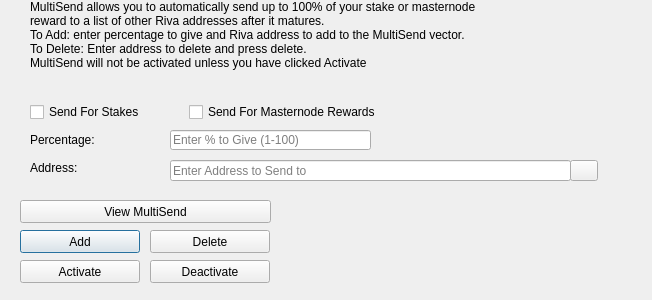
<?xml version="1.0" encoding="UTF-8"?>
<ui version="4.0">
 <class>MultiSendDialog</class>
 <widget class="QDialog" name="MultiSendDialog">
  <property name="windowModality">
   <enum>Qt::NonModal</enum>
  </property>
  <property name="geometry">
   <rect>
    <x>0</x>
    <y>0</y>
    <width>652</width>
    <height>300</height>
   </rect>
  </property>
  <property name="windowTitle">
   <string>MultiSend</string>
  </property>
  <widget class="QLineEdit" name="multiSendPercentEdit">
   <property name="geometry">
    <rect>
     <x>170</x>
     <y>130</y>
     <width>201</width>
     <height>20</height>
    </rect>
   </property>
   <property name="toolTip">
    <string>Enter whole numbers 1 - 100</string>
   </property>
   <property name="placeholderText">
    <string>Enter % to Give (1-100)</string>
   </property>
  </widget>
  <widget class="QLineEdit" name="multiSendAddressEdit">
   <property name="geometry">
    <rect>
     <x>170</x>
     <y>160</y>
     <width>401</width>
     <height>21</height>
    </rect>
   </property>
   <property name="toolTip">
    <string/>
   </property>
   <property name="placeholderText">
    <string>Enter Address to Send to</string>
   </property>
  </widget>
  <widget class="QLabel" name="label_2">
   <property name="geometry">
    <rect>
     <x>30</x>
     <y>0</y>
     <width>451</width>
     <height>121</height>
    </rect>
   </property>
   <property name="lineWidth">
    <number>1</number>
   </property>
   <property name="text">
    <string>MultiSend allows you to automatically send up to 100% of your stake or masternode reward to a list of other Riva addresses after it matures.
To Add: enter percentage to give and Riva address to add to the MultiSend vector.
To Delete: Enter address to delete and press delete.
MultiSend will not be activated unless you have clicked Activate</string>
   </property>
   <property name="alignment">
    <set>Qt::AlignLeading|Qt::AlignLeft|Qt::AlignTop</set>
   </property>
   <property name="wordWrap">
    <bool>true</bool>
   </property>
  </widget>
  <widget class="QLabel" name="message">
   <property name="geometry">
    <rect>
     <x>290</x>
     <y>200</y>
     <width>351</width>
     <height>91</height>
    </rect>
   </property>
   <property name="text">
    <string/>
   </property>
  </widget>
  <widget class="QPushButton" name="addButton">
   <property name="geometry">
    <rect>
     <x>20</x>
     <y>230</y>
     <width>120</width>
     <height>23</height>
    </rect>
   </property>
   <property name="toolTip">
    <string/>
   </property>
   <property name="statusTip">
    <string>Add to MultiSend Vector</string>
   </property>
   <property name="text">
    <string>Add</string>
   </property>
  </widget>
  <widget class="QPushButton" name="disableButton">
   <property name="geometry">
    <rect>
     <x>150</x>
     <y>260</y>
     <width>120</width>
     <height>23</height>
    </rect>
   </property>
   <property name="statusTip">
    <string>Deactivate MultiSend</string>
   </property>
   <property name="text">
    <string>Deactivate</string>
   </property>
  </widget>
  <widget class="QPushButton" name="addressBookButton">
   <property name="geometry">
    <rect>
     <x>570</x>
     <y>160</y>
     <width>28</width>
     <height>21</height>
    </rect>
   </property>
   <property name="toolTip">
    <string>Choose an address from the address book</string>
   </property>
   <property name="text">
    <string/>
   </property>
   <property name="icon">
    <iconset resource="../riva.qrc">
     <normaloff>:/icons/address-book</normaloff>:/icons/address-book</iconset>
   </property>
   <property name="shortcut">
    <string>Alt+A</string>
   </property>
   <property name="autoDefault">
    <bool>false</bool>
   </property>
  </widget>
  <widget class="QLabel" name="label">
   <property name="geometry">
    <rect>
     <x>30</x>
     <y>130</y>
     <width>121</width>
     <height>20</height>
    </rect>
   </property>
   <property name="toolTip">
    <string>Percentage of stake to send</string>
   </property>
   <property name="text">
    <string>Percentage:</string>
   </property>
  </widget>
  <widget class="QLabel" name="label_5">
   <property name="geometry">
    <rect>
     <x>30</x>
     <y>160</y>
     <width>111</width>
     <height>16</height>
    </rect>
   </property>
   <property name="toolTip">
    <string>Address to send portion of stake to</string>
   </property>
   <property name="text">
    <string>Address:</string>
   </property>
  </widget>
  <widget class="QPushButton" name="deleteButton">
   <property name="geometry">
    <rect>
     <x>150</x>
     <y>230</y>
     <width>120</width>
     <height>23</height>
    </rect>
   </property>
   <property name="toolTip">
    <string/>
   </property>
   <property name="statusTip">
    <string>Delete Address From MultiSend Vector</string>
   </property>
   <property name="text">
    <string>Delete</string>
   </property>
  </widget>
  <widget class="QPushButton" name="activateButton">
   <property name="geometry">
    <rect>
     <x>20</x>
     <y>260</y>
     <width>120</width>
     <height>23</height>
    </rect>
   </property>
   <property name="statusTip">
    <string>Activate MultiSend</string>
   </property>
   <property name="text">
    <string>Activate</string>
   </property>
  </widget>
  <widget class="QPushButton" name="viewButton">
   <property name="geometry">
    <rect>
     <x>20</x>
     <y>200</y>
     <width>251</width>
     <height>23</height>
    </rect>
   </property>
   <property name="toolTip">
    <string/>
   </property>
   <property name="statusTip">
    <string>View MultiSend Vector</string>
   </property>
   <property name="text">
    <string>View MultiSend</string>
   </property>
  </widget>
  <widget class="QWidget" name="horizontalLayoutWidget">
   <property name="geometry">
    <rect>
     <x>30</x>
     <y>100</y>
     <width>351</width>
     <height>24</height>
    </rect>
   </property>
   <layout class="QHBoxLayout" name="horizontalLayout">
    <item>
     <widget class="QCheckBox" name="multiSendStakeCheckBox">
      <property name="text">
       <string>Send For Stakes</string>
      </property>
     </widget>
    </item>
    <item>
     <widget class="QCheckBox" name="multiSendMasternodeCheckBox">
      <property name="text">
       <string>Send For Masternode Rewards</string>
      </property>
     </widget>
    </item>
   </layout>
  </widget>
 </widget>
 <resources>
  <include location="../riva.qrc"/>
 </resources>
 <connections/>
</ui>
